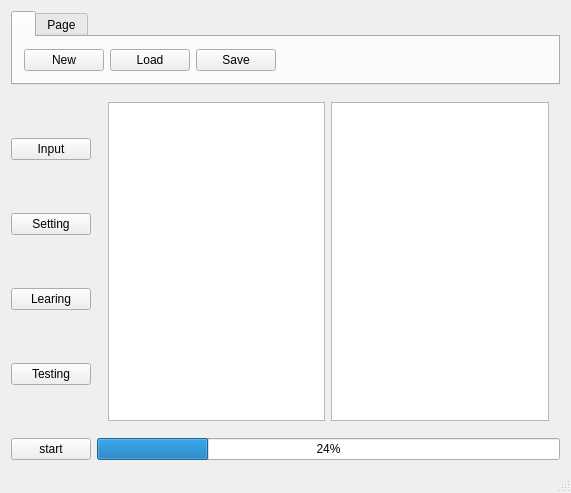
<?xml version="1.0" encoding="UTF-8"?>
<ui version="4.0">
 <class>MainWindow</class>
 <widget class="QMainWindow" name="MainWindow">
  <property name="geometry">
   <rect>
    <x>0</x>
    <y>0</y>
    <width>571</width>
    <height>493</height>
   </rect>
  </property>
  <property name="windowTitle">
   <string>MainWindow</string>
  </property>
  <widget class="QWidget" name="centralWidget">
   <layout class="QVBoxLayout" name="verticalLayout_2">
    <item alignment="Qt::AlignTop">
     <widget class="QTabWidget" name="tabWidget">
      <property name="tabPosition">
       <enum>QTabWidget::North</enum>
      </property>
      <property name="currentIndex">
       <number>0</number>
      </property>
      <widget class="QWidget" name="Menu_page">
       <attribute name="title">
        <string/>
       </attribute>
       <layout class="QHBoxLayout" name="horizontalLayout_5">
        <item>
         <widget class="QPushButton" name="NewButton">
          <property name="text">
           <string>New</string>
          </property>
         </widget>
        </item>
        <item>
         <widget class="QPushButton" name="LoadButton">
          <property name="text">
           <string>Load</string>
          </property>
         </widget>
        </item>
        <item>
         <widget class="QPushButton" name="SaveButton">
          <property name="text">
           <string>Save</string>
          </property>
         </widget>
        </item>
        <item>
         <spacer name="horizontalSpacer">
          <property name="orientation">
           <enum>Qt::Horizontal</enum>
          </property>
          <property name="sizeHint" stdset="0">
           <size>
            <width>40</width>
            <height>20</height>
           </size>
          </property>
         </spacer>
        </item>
       </layout>
      </widget>
      <widget class="QWidget" name="tab">
       <attribute name="title">
        <string>Page</string>
       </attribute>
       <layout class="QHBoxLayout" name="horizontalLayout_6">
        <item>
         <widget class="QPushButton" name="pushButton_8">
          <property name="text">
           <string>PushButton</string>
          </property>
         </widget>
        </item>
        <item>
         <widget class="QPushButton" name="pushButton_9">
          <property name="text">
           <string>PushButton</string>
          </property>
         </widget>
        </item>
        <item>
         <spacer name="horizontalSpacer_2">
          <property name="orientation">
           <enum>Qt::Horizontal</enum>
          </property>
          <property name="sizeHint" stdset="0">
           <size>
            <width>356</width>
            <height>20</height>
           </size>
          </property>
         </spacer>
        </item>
       </layout>
      </widget>
     </widget>
    </item>
    <item>
     <layout class="QHBoxLayout" name="horizontalLayout_2">
      <item>
       <layout class="QVBoxLayout" name="verticalLayout">
        <item>
         <spacer name="verticalSpacer_2">
          <property name="orientation">
           <enum>Qt::Vertical</enum>
          </property>
          <property name="sizeHint" stdset="0">
           <size>
            <width>20</width>
            <height>40</height>
           </size>
          </property>
         </spacer>
        </item>
        <item>
         <widget class="QPushButton" name="inputButton">
          <property name="text">
           <string>Input</string>
          </property>
         </widget>
        </item>
        <item>
         <spacer name="verticalSpacer_3">
          <property name="orientation">
           <enum>Qt::Vertical</enum>
          </property>
          <property name="sizeHint" stdset="0">
           <size>
            <width>20</width>
            <height>40</height>
           </size>
          </property>
         </spacer>
        </item>
        <item>
         <widget class="QPushButton" name="settingButton">
          <property name="text">
           <string>Setting</string>
          </property>
         </widget>
        </item>
        <item>
         <spacer name="verticalSpacer_4">
          <property name="orientation">
           <enum>Qt::Vertical</enum>
          </property>
          <property name="sizeHint" stdset="0">
           <size>
            <width>20</width>
            <height>40</height>
           </size>
          </property>
         </spacer>
        </item>
        <item>
         <widget class="QPushButton" name="learningButton">
          <property name="text">
           <string>Learing</string>
          </property>
         </widget>
        </item>
        <item>
         <spacer name="verticalSpacer_5">
          <property name="orientation">
           <enum>Qt::Vertical</enum>
          </property>
          <property name="sizeHint" stdset="0">
           <size>
            <width>20</width>
            <height>40</height>
           </size>
          </property>
         </spacer>
        </item>
        <item>
         <widget class="QPushButton" name="testingButton">
          <property name="text">
           <string>Testing</string>
          </property>
         </widget>
        </item>
        <item>
         <spacer name="verticalSpacer">
          <property name="orientation">
           <enum>Qt::Vertical</enum>
          </property>
          <property name="sizeHint" stdset="0">
           <size>
            <width>20</width>
            <height>40</height>
           </size>
          </property>
         </spacer>
        </item>
       </layout>
      </item>
      <item>
       <widget class="QStackedWidget" name="stackedWidget">
        <property name="currentIndex">
         <number>0</number>
        </property>
        <widget class="QWidget" name="page">
         <layout class="QHBoxLayout" name="horizontalLayout_3">
          <item>
           <widget class="QTextBrowser" name="textBrowser"/>
          </item>
          <item>
           <widget class="QTextBrowser" name="textBrowser_2"/>
          </item>
         </layout>
        </widget>
        <widget class="QWidget" name="page_2">
         <layout class="QHBoxLayout" name="horizontalLayout_4"/>
        </widget>
       </widget>
      </item>
     </layout>
    </item>
    <item>
     <layout class="QHBoxLayout" name="horizontalLayout">
      <item>
       <widget class="QPushButton" name="pushButton_start">
        <property name="text">
         <string>start</string>
        </property>
       </widget>
      </item>
      <item>
       <widget class="QProgressBar" name="progressBar">
        <property name="value">
         <number>24</number>
        </property>
       </widget>
      </item>
     </layout>
    </item>
   </layout>
  </widget>
  <widget class="QMenuBar" name="menuBar">
   <property name="geometry">
    <rect>
     <x>0</x>
     <y>0</y>
     <width>571</width>
     <height>21</height>
    </rect>
   </property>
  </widget>
  <widget class="QStatusBar" name="statusBar"/>
 </widget>
 <layoutdefault spacing="6" margin="11"/>
 <resources/>
 <connections/>
</ui>
